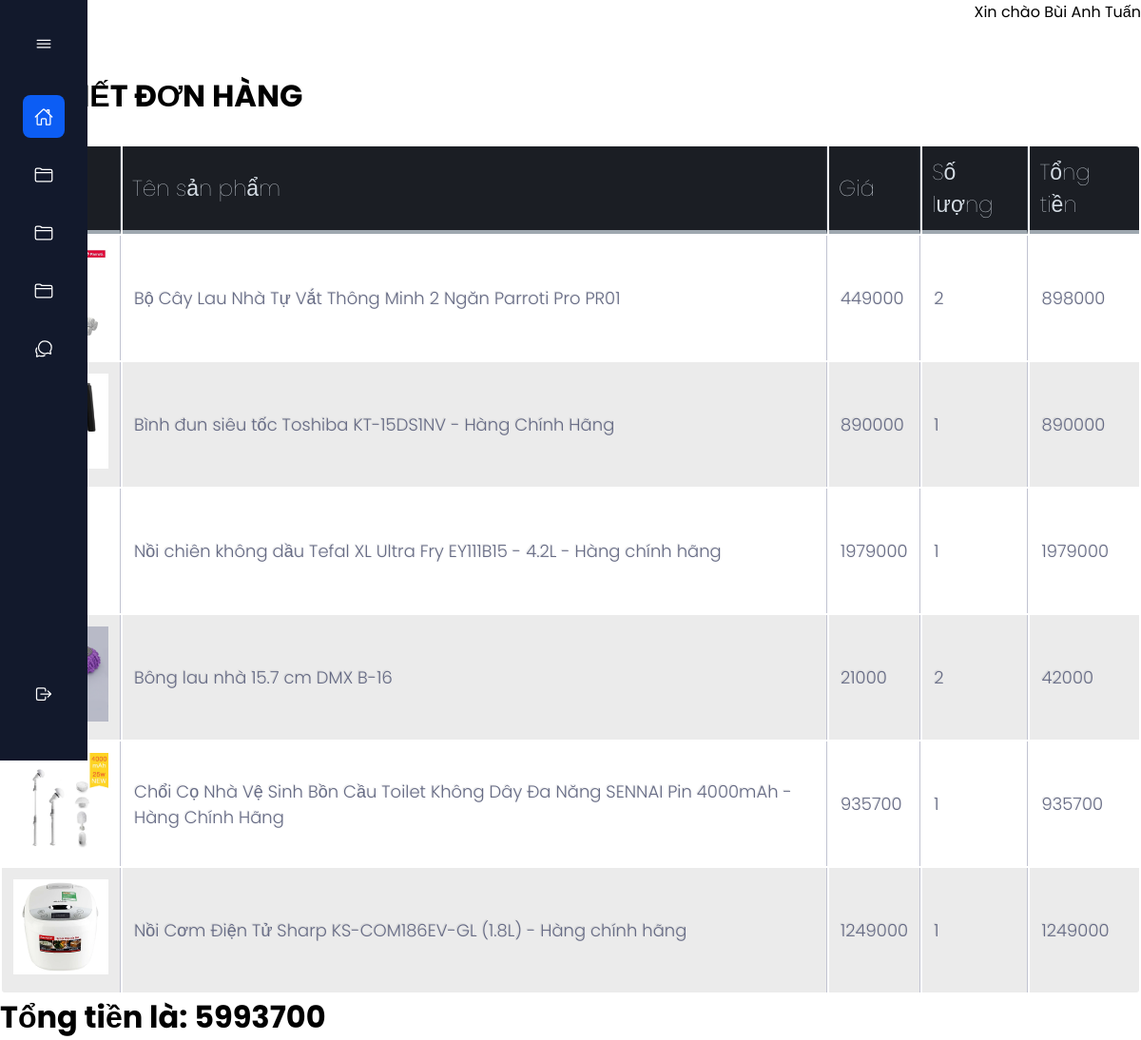
Screenshot of /admin/receipts/detail_receipt.php?id=39 (signed in) with the database file from the repository.
### tables this page shows
CREATE TABLE `receipt_detail` (
  `receipt_id` int NOT NULL,
  `product_id` int NOT NULL,
  `quantity` tinyint NOT NULL
);

CREATE TABLE `products` (
  `id` int NOT NULL,
  `name` varchar(200) NOT NULL,
  `description` mediumtext NOT NULL,
  `price` int NOT NULL,
  `image` varchar(200) NOT NULL,
  `manufacturer_id` int NOT NULL
);

### admin/receipts/detail_receipt.php (the view, shortened to what this page needs)
<!DOCTYPE html>
<html>
<head>
	<link rel="stylesheet" href="../index3.css">
	<link rel="stylesheet" href="../style_validate1.css">
	<link rel="stylesheet" type="text/css" href="../style_table.css">
</head>
<?php
$id = $_GET['id'];
require '../connect_database.php';
$sql_command_select = "select * from receipt_detail join products on receipt_detail.product_id = products.id where receipt_detail.receipt_id = $id";
$query_sql_command_select = mysqli_query($connect_database, $sql_command_select);
$money_of_all = 0;
 ?>
<body>
<?php require '../menu.php'; ?>
<div class="top">
	<div class = "login">
		<span>Xin chào <?php echo $_SESSION['name'] ?></span>
	</div>
</div>
<div class = "bot">
	<div class = "header">
		<h1 class =  "header" >CHI TIẾT ĐƠN HÀNG</h1>
	</div>
	<br>
	<?php require '../validate.php' ?>
	<table class = "table">
		<tr>
			<th>Ảnh</th>
			<th>Tên sản phẩm</th>
			<th>Giá</th>
			<th>Số lượng</th>
			<th>Tổng tiền</th>
		</tr>
		<?php foreach ($query_sql_command_select as $array_receipts) : ?>
		<tr>
			<td>
				<img src="../products/<?php echo $array_receipts['image'] ?>" height = "100px">
			</td>
			<td><?php echo $array_receipts['name'] ?></td>
			<td><?php echo $array_receipts['price'] ?></td>
			<td><?php echo $array_receipts['quantity'] ?></td>
			<td><?php echo $array_receipts['quantity'] * $array_receipts['price'] ?></td>
		</tr>
		<?php $money_of_all += $array_receipts['quantity'] * $array_receipts['price'] ?>
		<?php endforeach ?>
	</table>
	<h1>
		Tổng tiền là: <?php echo $money_of_all ?>
	</h1>
</div>
</body>
</html>

### admin/index3.css (style rules this page uses)
body { padding: 0px; margin: 0px; }
.login { display: flex; justify-content: flex-end; }
.header { margin-top: 25px; background-color: white; padding: 1px; }

### admin/style_table.css (style rules this page uses)
th { color:#D5DDE5;; background:#1b1e24; border-bottom:4px solid #9ea7af; border-right: 1px solid #343a45; font-size:23px; font-weight: 100; padding:10px; text-align:left; text-shadow: 0 1px 1px rgba(0, 0, 0, 0.1); vertical-align:middle; }
th:first-child { border-top-left-radius:3px; }
th:last-child { border-top-right-radius:3px; border-right:none; }
tr { border-top: 1px solid #C1C3D1; border-bottom-: 1px solid #C1C3D1; color:#666B85; font-size:16px; font-weight:normal; text-shadow: 0 1px 1px rgba(256, 256, 256, 0.1); }
tr:first-child { border-top:none; }
tr:last-child { border-bottom:none; }
tr:nth-child(odd) td { background:#EBEBEB; }
tr:last-child td:first-child { border-bottom-left-radius:3px; }
tr:last-child td:last-child { border-bottom-right-radius:3px; }
td { background:#FFFFFF; padding:12px; text-align:left; vertical-align:middle; font-weight:300; font-size:18px; text-shadow: -1px -1px 1px rgba(0, 0, 0, 0.1); border-right: 1px solid #C1C3D1; }
td:last-child { border-right: 0px; }

### admin/style_menu.css (style rules this page uses)
:root { --nav-width: 92px; --first-color: #0C5DF4; --bg-color: #12192C; --sub-color: #B6CEFC; --white-color: #FFF; --body-font: 'Poppins', sans-serif; --normal-font-size: 1rem; --small-font-size: .875rem; --z-fixed: 100; }
*,::before,::after { box-sizing: border-box; }
body { position: relative; margin: 0; padding: 2rem 0 0 6.75rem; font-family: var(--body-font); font-size: var(--normal-font-size); transition: .5s; }
h1 { margin: 0; }

### admin/index1.css (style rules this page uses)
body { padding: 0px; margin: 0px; }
.login { display: flex; justify-content: flex-end; }
.header { margin-top: 25px; background-color: white; padding: 1px; }

### rows the page displays
receipt_detail: product.name "Bộ Cây Lau Nhà Tự Vắt Thông Minh 2 Ngăn Parroti Pro PR01", product.price "449000", quantity "2", $array_receipts['quantity']*$array_receipts['price'] "898000"
receipt_detail: product.name "Bình đun siêu tốc Toshiba KT-15DS1NV - Hàng Chính Hãng", product.price "890000", quantity "1", $array_receipts['quantity']*$array_receipts['price'] "890000"
receipt_detail: product.name "Nồi chiên không dầu Tefal XL Ultra Fry EY111B15 - 4.2L - Hàng chính hãng", product.price "1979000", quantity "1", $array_receipts['quantity']*$array_receipts['price'] "1979000"
receipt_detail: product.name "Bông lau nhà 15.7 cm DMX B-16", product.price "21000", quantity "2", $array_receipts['quantity']*$array_receipts['price'] "42000"
receipt_detail: product.image (picture), product.name "Chổi Cọ Nhà Vệ Sinh Bồn Cầu Toilet Không Dây Đa Năng SENNAI Pin 4000mAh - Hàng Chính Hãng", product.price "935700", quantity "1", $array_receipts['quantity']*$array_receipts['price'] "935700"
receipt_detail: product.image (picture), product.name "Nồi Cơm Điện Tử Sharp KS-COM186EV-GL (1.8L) - Hàng chính hãng", product.price "1249000", quantity "1", $array_receipts['quantity']*$array_receipts['price'] "1249000"

### other values shown
$_SESSION['name'] "Bùi Anh Tuấn"
$money_of_all "5993700"
